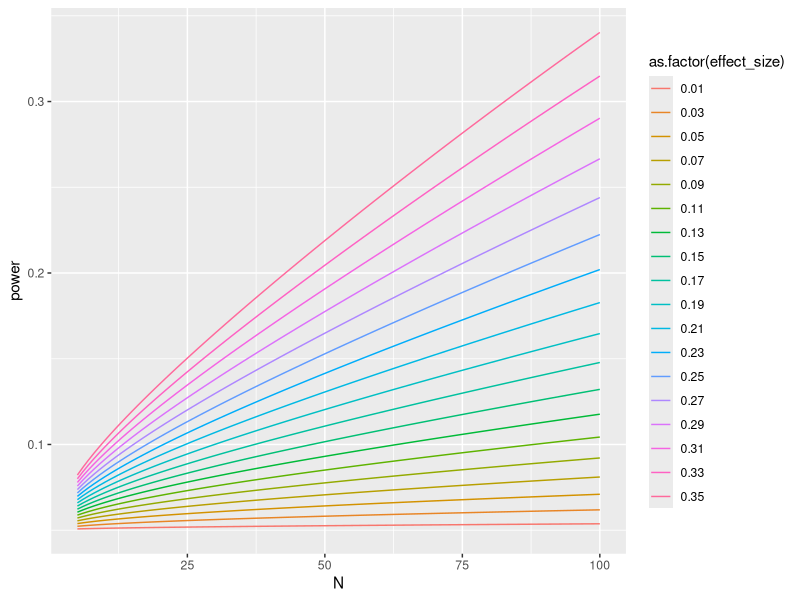

Source code (R):
# create a function

rainbow_unicorn=function(N, effect_size, sd=2)
{
  power_test = power.t.test(n = N, delta = effect_size, sd=sd, sig.level = 0.05, power = NULL,
                            type = "two.sample",
                            alternative = "one.sided")

  return(power_test$power)
}

power = NULL
effect_size = NULL
for(effect in seq(0.01, 0.35, 0.02)){ #seq : to loop but not on every value. it creates a vector
  for(N in 5:100){
    temp = c(power, rainbow_unicorn(N, effect))
    power = temp
  }
  effect_size = c(effect_size, rep(effect, 96))
}



library(ggplot2)

db=data.frame(power, N=5:100, effect_size)

ggplot(db, aes(x=N, y=power, col=as.factor(effect_size)))+geom_line()


a = function () { return(2) }
